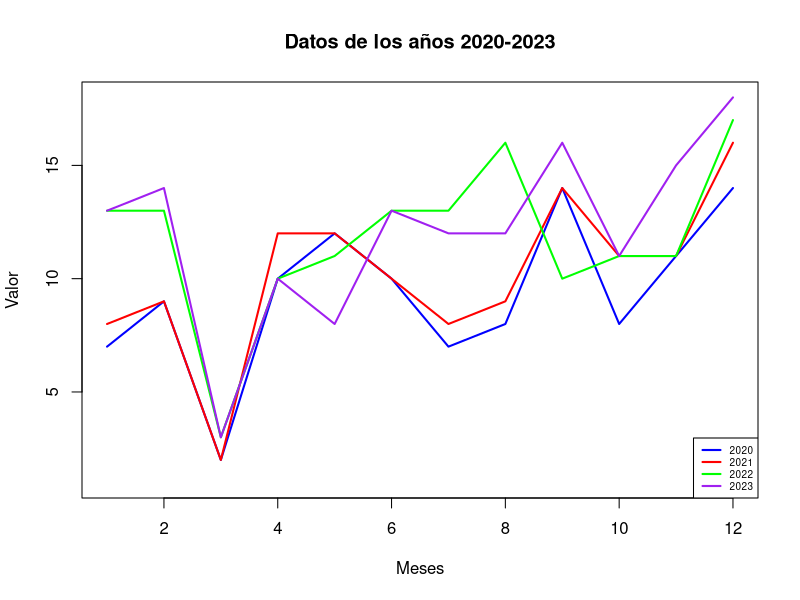

Write the R code that produced this figure.
################################  PROYECTO FINAL  ################################ 
################################    Inventarios   ################################ 


# Función que utiliza la distribución triangular
triangular_media_enteros <- function(n, a, b, media) {
  # Se calcula el parámetro adicional c que determina la forma de la distribución. 
  # Este valor se utiliza más adelante en el cálculo de los valores aleatorios.
  c <- 2 * media - a - b
  # Se generan n números aleatorios distribuidos uniformemente en el intervalo [0, 1].
  u <- runif(n)
  # Se asignan valores aleatorios según la distribución triangular
  # Si u <= (media-a)/(b-a), se calcula el valor utilizando la fórmula a+sqrt(u*(b-a)*(media-a)) 
  # Este caso corresponde a valores en la parte izquierda de la media.
  # Si u > (media-a)/(b-a), se calcula el valor utilizando la fórmula b-sqrt((1-u)*(b-a)*(b-media)).
  # Este caso corresponde a valores en la parte derecha de la media.
  lower <- ifelse(u <= (media - a)/(b - a), a + sqrt(u * (b - a) * (media - a)), 
                  b - sqrt((1 - u) * (b - a) * (b - media)))
  # Se redondean los valores 
  return(round(lower))
}

# Cálculo de la demanda promedio mensual de rollos de cada mes (año 2023)

# Número de meses con demanda regular
n <- 9
# Demanda mínima
a <- 6
# Demanda máxima
b <- 16
# Demanda promedio
media <- 12 
# Se aplica la función
datos2023 <- triangular_media_enteros(n, a, b, media)
# Se puede verificar que la suma de dichos datos es muy aproximada a la media
summary(datos2023)
# En promedio, en marzo se requirieron 3 rollos, en septiembre  16 y en diciembre 18
datos2023V <- c(13, 14, 3, 10, 8, 13, 12, 12, 16, 11, 15, 18)


# Cálculo de la demanda promedio mensual de rollos de cada mes (año 2022)

# Número de meses con demanda regular
n <- 9
# Demanda mínima
a <- 6
# Demanda máxima
b <- 15
# Demanda promedio
media <- 12 
# Se aplica la función
datos2022 <- triangular_media_enteros(n, a, b, media)
# Se puede verificar que la suma de dichos datos es muy aproximada a la media
summary(datos2022)
# En promedio, en marzo se requirieron 3 rollos, en septiembre  16 y en diciembre 17 
datos2022V <- c(13, 13, 3, 10, 11, 13, 13, 16, 10, 11, 11, 17)


# Cálculo de la demanda promedio mensual de rollos de cada mes (año 2021)

# Número de meses con demanda regular
n <- 9
# Demanda mínima
a <- 5
# Demanda máxima
b <- 13
# Demanda promedio
media <- 10 
# Se aplica la función
datos2021 <- triangular_media_enteros(n, a, b, media)
# Se puede verificar que la suma de dichos datos es muy aproximada a la media
summary(datos2021)
# En promedio, en marzo se requirieron 2 rollos, en septiembre  14 y en diciembre 16 
datos2021V <- c(8, 9, 2, 12, 12, 10, 8, 9, 14, 11, 11, 16)


# Cálculo de la demanda promedio mensual de rollos de cada mes (año 2020)

# Número de meses con demanda regular
n <- 9
# Demanda mínima
a <- 4
# Demanda máxima
b <- 13
# Demanda promedio
media <- 9 
# Se aplica la función
datos2020 <- triangular_media_enteros(n, a, b, media)
# Se puede verificar que la suma de dichos datos es muy aproximada a la media
summary(datos2020)
# En promedio, en marzo se requirieron 2 rollos, en septiembre  14 y en diciembre 14 
datos2020V <- c(7, 9, 2, 10, 12, 10, 7, 8, 14, 8, 11, 14)

# De tal forma que el acumulado de nuestras demandas promedio mensuales de los
# últimos 4 años quedaría de la siguiente manera:
datos4anos <- c(7, 9, 2, 10, 12, 10, 7, 8, 14, 8, 11, 14,8, 9, 2, 12, 12, 10, 8, 9, 14, 11, 11, 16, 13, 13, 3, 10, 11, 13, 13, 16, 10, 11, 11, 17, 13, 14, 3, 10, 8, 13, 12, 12, 16, 11, 15, 18)
fechas <- seq(as.Date("2020-01-01"), by = "month", length.out = length(datos4anos))
datos <- data.frame(Fecha = fechas, Demanda = datos4anos)
colnames(datos) <- c("Fecha", "Demanda_Promedio_Mensual")
View(datos)

###################################################################################

# Prueba Dickey-Fuller

# Si confirmamos que nuestra base de datos es estacionaria, lo que implicaría un  
# comportamiento determinista, podríamos realizar predicciones utilizando el mismo modelo. 
# Para verificar la estacionalidad, comúnmente se utiliza la prueba Dickey-Fuller Aumentada, 
# que nos permite determinar si una serie temporal es estacionaria o no estacionaria.

# Interpretación:
# Hipótesis nula: La serie temporal es no estacionaria.
# Hipótesis alternativa:  La serie temporal  es estacionaria.
# Si el valor p resultante del test es menor que un nivel de significancia (usualmente 0.05),
# se rechaza la hipótesis nula y se concluye que la serie temporal es estacionaria.

# install.packages("tseries")
library(tseries)
datos4anos <- c(7, 9, 2, 10, 12, 10, 7, 8, 14, 8, 11, 14,8, 9, 2, 12, 12, 10, 8, 9, 14, 11, 11, 16, 13, 13, 3, 10, 11, 13, 13, 16, 10, 11, 11, 17, 13, 14, 3, 10, 8, 13, 12, 12, 16, 11, 15, 18)
adf.test(datos4anos)

# Observamos que, dado que el valor p es 0.03368, se cumple la hipótesis alternativa,
# lo que sugiere que nuestro modelo es estacionario y, por lo tanto, determinista.
# Esto nos permite realizar predicciones con mayor confianza utilizando este modelo.

###################################################################################

# Visualicemos un gráfico de línea que represente la demanda promedio mensual 
# de los últimos cuatro años, con superposiciones entre cada año para observar 
# cómo ha aumentado el negocio del señor respecto a sus demandas durante este periodo. 
# Esta visualización nos permitirá apreciar de manera más efectiva la tendencia de 
# crecimiento a lo largo del tiempo.

datos2020V <- c(7, 9, 2, 10, 12, 10, 7, 8, 14, 8, 11, 14)
datos2021V <- c(8, 9, 2, 12, 12, 10, 8, 9, 14, 11, 11, 16)
datos2022V <- c(13, 13, 3, 10, 11, 13, 13, 16, 10, 11, 11, 17)
datos2023V <- c(13, 14, 3, 10, 8, 13, 12, 12, 16, 11, 15, 18)

meses <- seq(1, 12)

par(mfrow = c(1, 1))
plot(meses, datos2020V, type = "l", col = "blue", lwd = 2, xlim = c(1, 12), ylim = c(1,18), xlab = "Meses", ylab = "Valor", main = "Datos de los años 2020-2023")
lines(meses, datos2021V, col = "red", lwd = 2)
lines(meses, datos2022V, col = "green", lwd = 2)
lines(meses, datos2023V, col = "purple", lwd = 2)

legend("bottomright", legend = c("2020", "2021", "2022", "2023"), col = c("blue", "red", "green", "purple"), lwd = 2, cex = 0.6)

###################################################################################

# Coeficiente de variabilidad

# Primero calculamos la media de los datos
datos4anos <- c(7, 9, 2, 10, 12, 10, 7, 8, 14, 8, 11, 14,8, 9, 2, 12, 12, 10, 8, 9, 14, 11, 11, 16, 13, 13, 3, 10, 11, 13, 13, 16, 10, 11, 11, 17, 13, 14, 3, 10, 8, 13, 12, 12, 16, 11, 15, 18)
suma_datos<- sum(datos4anos)
N_datos <- length(datos4anos)
estimacion_dem <- suma_datos/N_datos
estimacion_dem

# Ahora calculamos la estimación de la varianza 
suma_cuad_datos <- sum(datos4anos^2)
estimacion_var <- (suma_cuad_datos/N_datos)-(estimacion_dem^2)
estimacion_var

# Por último calculamos el coeficiente de variabilidad
VC <- (estimacion_var/ (estimacion_dem^2))
VC

# Como el coeficiente de variabilidad es menor que 20% podemos aplicar un modelo EOQ.

###################################################################################

# Costos 

# 1. Rollos de PVC

# Multiplicamos la demanda de los 4 años por 1300, que es lo que cuesta cada rollo, 
# depués dividimos entre 4 para obtener el costo anual
costo4anos <- datos4anos*1300
costoaunal <- (sum(costo4anos))/4
# Visualicemos un data frame del costo promedio mensual durante los últimos 4 años 
fechas <- seq(as.Date("2020-01-01"), by = "month", length.out = length(costo4anos))
costo4anosfra <- data.frame(Fecha = fechas, Costo_mensual = costo4anos)
colnames(costo4anosfra) <- c("Fecha", "Costo_mensual")
View(costo4anosfra)

# 2. Moldes metálicos

# Molde ideal de huecos pequeños
moldes_totales <- 16
tiempo_vida_medio <- 2  # Años
tiempo_simulacion <- 4  # Años
# Generar datos de desgaste de moldes utilizando distribución exponencial

#rexp(n, rate) genera n valores aleatorios que siguen una distribución exponencial con una tasa (rate) específica.
#En este caso, n es igual al número total de moldes y la tasa se calcula como la inversa del tiempo medio 
#de vida (1 / tiempo_vida_medio). La distribución exponencial es apropiada para modelar el tiempo entre eventos sucesivos en un proceso 
#de Poisson, lo que se ajusta bien al desgaste gradual de los moldes con el tiempo.
desgaste_moldes <- rexp(moldes_totales, rate = 1 / tiempo_vida_medio)
# Contar cuántos moldes necesita comprar en un 1 año
#desgaste_moldes < tiempo_simulacion compara cada valor de desgaste de molde generado con el período de tiempo de 
#simulación. Devuelve un vector lógico donde TRUE indica que el molde necesita ser reemplazado dentro del período 
#de tiempo especificado.
moldes_comprar1 <- sum(desgaste_moldes < tiempo_simulacion)
#14 moldes con huecos pequeños en 4 años
#sum(desgaste_moldes < tiempo_simulacion) suma los valores TRUE en el vector lógico, lo que representa el número de moldes que se necesitan
#comprar dentro del período de tiempo especificado.
moldes_chi_anual <- ceiling(moldes_comprar1/4)

# Molde ideal de huecos medianos 
moldes_totales <- 6
tiempo_vida_medio <- 3.5  # Años
tiempo_simulacion <- 4  # Años
# Generar datos de desgaste de moldes utilizando distribución exponencial
desgaste_moldes <- rexp(moldes_totales, rate = 1 / tiempo_vida_medio)
# Contar cuántos moldes necesita comprar en un año
moldes_comprar2 <- sum(desgaste_moldes < tiempo_simulacion)
# 4 moldes con huecos medianos en 4 años
moldes_med_anual <- ceiling(moldes_comprar2/4)
# 1 molde con huecos medianos en un año

# Molde ideal de huecos grandes 
moldes_totales <- 4
tiempo_vida_medio <- 3.5  # Años
tiempo_simulacion <- 4  # Años
# Generar datos de desgaste de moldes utilizando distribución exponencial
desgaste_moldes <- rexp(moldes_totales, rate = 1 / tiempo_vida_medio)
# Contar cuántos moldes necesita comprar en un 1 año
moldes_comprar3 <- sum(desgaste_moldes < tiempo_simulacion)
# 3 moldes con huecos grandes en 4 años
moldes_grd_anual <- ceiling(moldes_comprar3/4)


# El molde con huecos grandes y medianos aproximadamente cuestan 1100 pesos; 
# mientras que el molde con huecos pequeños cuesta 1200 pesos, de tal forma que 
# el gasto relacionado a los moldes al cabo de 4 años es: 
gasto_molde_4anos <- (moldes_comprar1*1200)+((moldes_comprar2+moldes_comprar3)*1100)
gasto_molde_4anos
# $24500 pesos

###################################################################################

# MODELO EOQ PROBABILÍSTICO

# Calcular la probabilidad de obtener cada valor único
probabilidades <- prop.table(table(datos4anos))
print(probabilidades)

# Calcular la probabilidad acumulada
prob_acumulada <- cumsum(probabilidades)
probabilidades_acum_df <- as.data.frame(prob_acumulada)
probabilidades_acum_df



##################################  PROYECTO FINAL  ################################ 
################################ Teoría de decisiones ################################ 

calcular_dia <- function(dias_despues) {
  # Definir la fecha de inicio
  fecha_inicio <- as.Date("2024-11-02")
  # Sumar el número de días especificado
  nueva_fecha <- fecha_inicio + dias_despues
  # Convertir la nueva fecha al formato deseado
  nueva_fecha_formato <- format(nueva_fecha, "%d/%m")
  # Devolver la nueva fecha en formato "dd/mm"
  return(nueva_fecha_formato)
}

# Ejemplo de uso:
dias_despues <- 34
dia_resultante <- calcular_dia(dias_despues)
print(dia_resultante)
#1 de enero 
#2 de febrero
#9 de marzo
#12 de abril
#16 de mayo
#19 de junio
#23 de julio
#26 de agosto  
#29 de septiembre
#2 de noviembre
#12 de diciembr


obtener_valores_noveno_decimo <- function(vector) {
  valor_noveno <- vector[9]  # posición 9
  valor_decimo <- vector[10]  # posición 10
  return(c(valor_noveno, valor_decimo))
}
resultado <- obtener_valores_noveno_decimo(datos2023V)
print("Noveno y décimo valor:")
print(resultado)

#valores de seprtiembre y octubre posibles
sept <-c(16,10,14,14) 
###
probabilidades <- prop.table(table(sept))

probabilidades_vector <- as.vector(probabilidades)

print(probabilidades)
###
oct <-c(11,11,11,8)

probabilidades <- prop.table(table(oct))

probabilidades_vector <- as.vector(probabilidades)

print(probabilidades)

añoscuatros <-c(11,11,11,8,16,10,14,14)
mean(añoscuatros)

###

###10y8 = (0.25)(0.25)=0.0625   --- 18
###10y11  = (0.25)(0.75)=0.1875 --- 21

###14y8  = (0.50)(0.25)=0.125  ---- 22
###14y11  = (0.50)(0.75)=0.375   --- 25

###16y8 = (0.25)(0.25)=0.0625 --- 24
###16y11  = (0.25)(0.75)=0.1875 --- 27

###verificamos que las probabillidades dan 1


mean(18,21,22,24,25)
